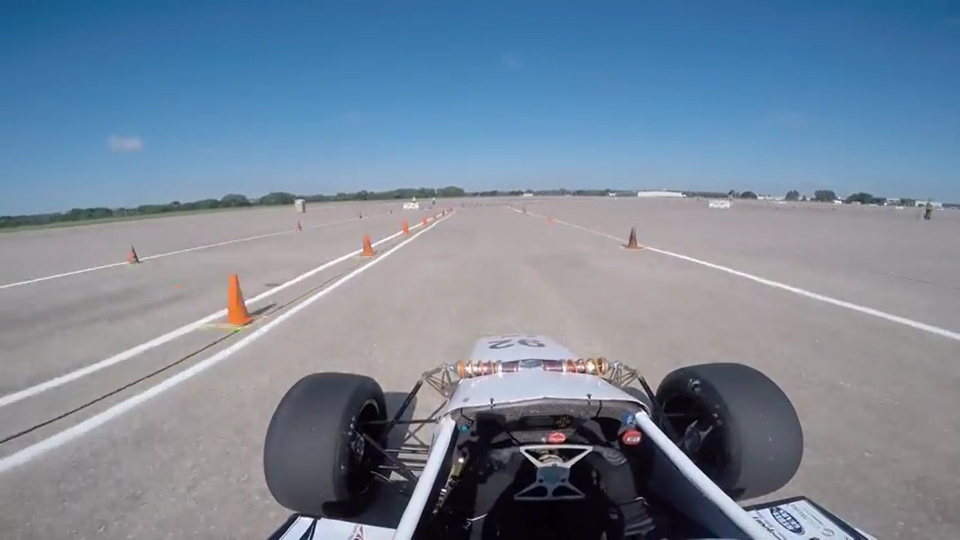
#> input picture FSnew.jpg, 1920 x 1080 px (shown at 1/2 size)
$ python Project+Formula+student+2.py
#> lines starting #> are read from the running program, lines starting #| are printed output that depends on the picture; after the words box and inside, x2 and y2 are one past the last pixel; in counts of white or black regions, pixels touching at a corner belong together

# coding: utf-8

# In[168]:

#importing some useful packages
import matplotlib.pyplot as plt
import matplotlib.image as mpimg
import numpy as np
import cv2
import math
get_ipython().magic('matplotlib inline')


# In[169]:


#reading in an image and turn it into grayscale
image = mpimg.imread('FSnew.jpg')
#> image is the input picture: shape (1080, 1920, 3); mean R, G, B 119.3, 135.3, 153.8
gray = cv2.cvtColor(image,cv2.COLOR_RGB2GRAY)
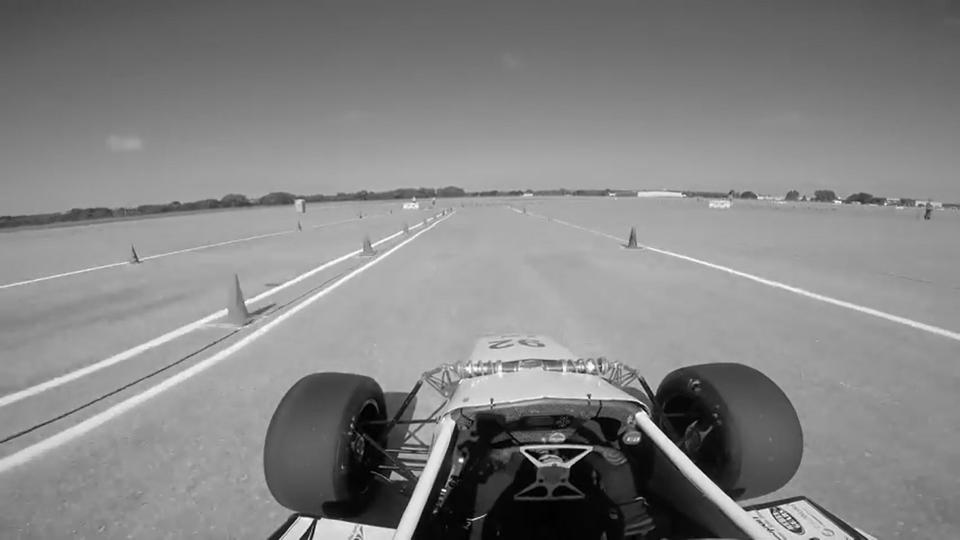
#> gray: shape (1080, 1920) (shown at 1/2 size); min 0, max 255, mean 132.7
#printing out some stats and plotting
print('This image is:', type(image), 'with dimensions:', image.shape)
#| This image is: <class 'numpy.ndarray'> with dimensions: (1080, 1920, 3)
plt.imshow(gray)  # if you wanted to show a single color channel image called 'gray', for example, call as plt.imshow(gray, cmap='gray')


# In[170]:

#Gaussian Blur and Canny!
kernel_size = 5
blur_gray = cv2.GaussianBlur(gray,(kernel_size, kernel_size),0)
low_threshold = 50
high_threshold = 150
edges = cv2.Canny(blur_gray, low_threshold, high_threshold)
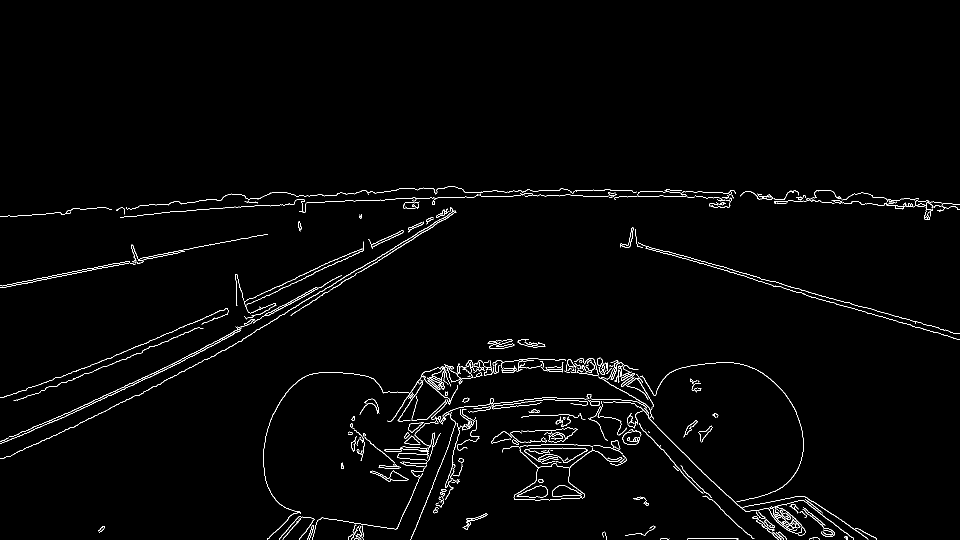
#> edges: shape (1080, 1920) (shown at 1/2 size); 1.6% white in thin lines or dots, all inside (x1, y1, x2, y2) = (0, 372, 1920, 1080)
plt.imshow(edges)


# In[171]:

# Next we'll create a masked edges image using cv2.fillPoly()
mask1 = np.zeros_like(edges)
mask2 = np.zeros_like(edges)

ignore_mask_color = 255
# # This time we are defining a four sided polygon to mask
imshape = image.shape
#> imshape = (1080, 1920, 3)
vertices = np.array([[(-600,imshape[0]),(800,400), (1500, 400), (imshape[1]+600,imshape[0])]], dtype=np.int32)
cv2.fillPoly(mask1, vertices, ignore_mask_color)
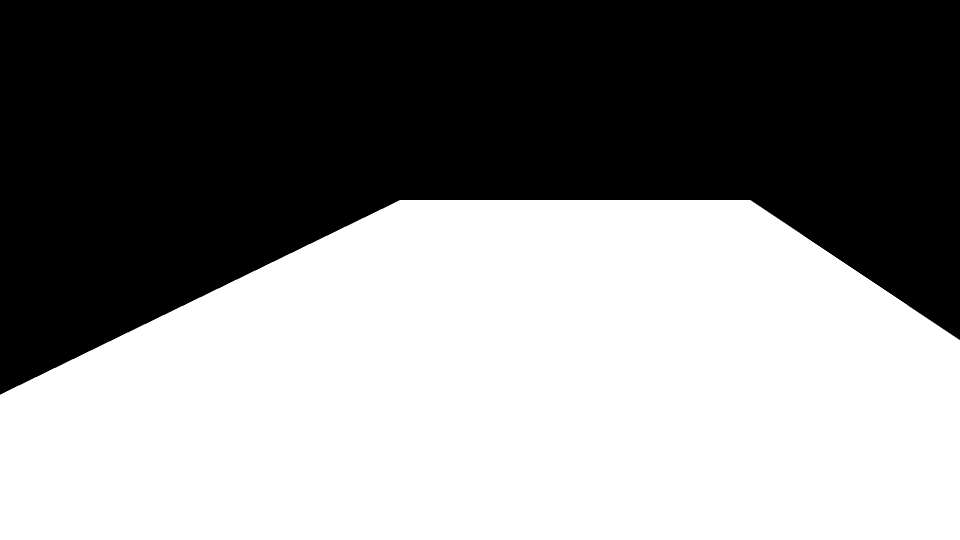
#> mask1: shape (1080, 1920) (shown at 1/2 size); 52.6% white; 1 black region, box (x1, y1, x2, y2) and area: (0, 0, 1920, 789) 982595

vertices2 = np.array([[(150,imshape[0]),(850,550), (1300, 550), (2100,imshape[0])]], dtype=np.int32)
cv2.fillPoly(mask2, vertices2, ignore_mask_color)
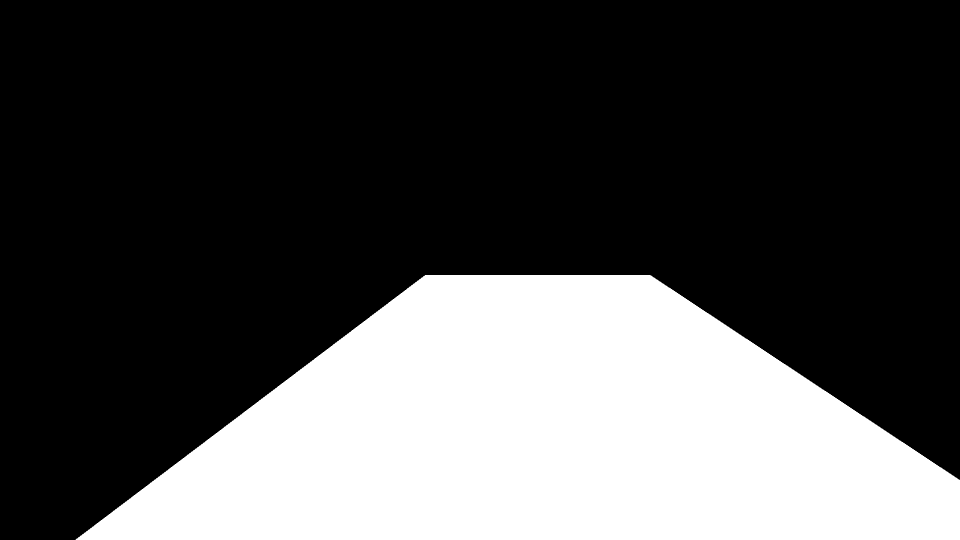
#> mask2: shape (1080, 1920) (shown at 1/2 size); 30.2% white; 1 white region, box (x1, y1, x2, y2) and area: (151, 550, 1920, 1080) 625320

mask2 = cv2.bitwise_not(mask2)
mask = cv2.bitwise_not(mask1+mask2)

masked_edges = cv2.bitwise_and(edges, mask)#masked_edges=edges+mask
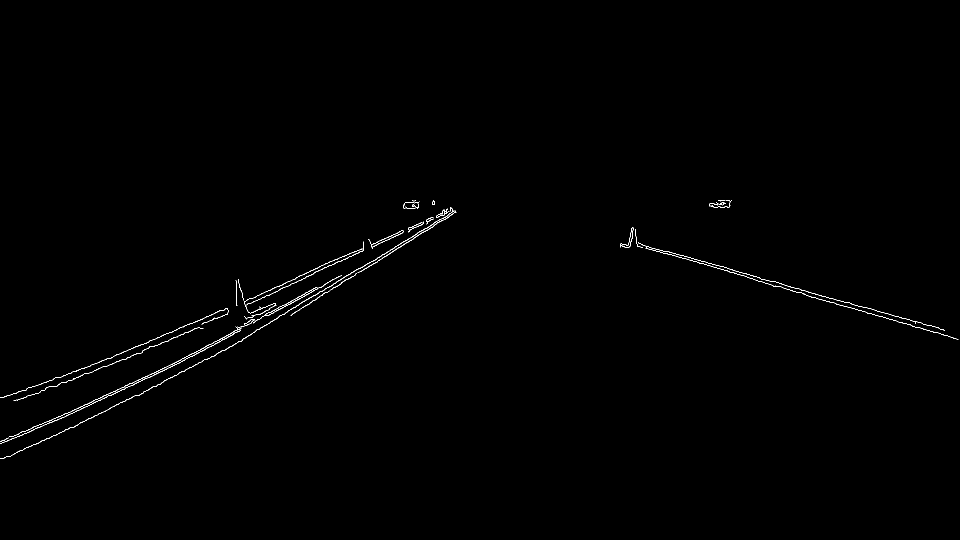
#> masked_edges: shape (1080, 1920) (shown at 1/2 size); values 0 (black) and 1 (white), 0.38% white in thin lines or dots, all inside (x1, y1, x2, y2) = (0, 400, 1917, 918)
# [7 lines of commented-out code are left out]
plt.imshow(masked_edges)
# plt.imshow(mask)


# In[172]:

# Define the Hough transform parameters
# Make a blank the same size as our image to draw on
rho = 1 # distance resolution in pixels of the Hough grid
theta = np.pi/180 # angular resolution in radians of the Hough grid
threshold = 1     # minimum number of votes (intersections in Hough grid cell)
min_line_length = 6 #minimum number of pixels making up a line
max_line_gap = 1.5    # maximum gap in pixels between connectable line segments
line_image = np.copy(image)*0 # creating a blank to draw lines on
#> line_image: shape (1080, 1920, 3); every value is 0

SloperightSum = 0  #weighted sum
YinterceptrightSum = 0 #weighted sum
SlopeleftSum = 0
YinterceptleftSum = 0

Numright = 0  #weight
Numleft = 0
# Run Hough on edge detected image
# Output "lines" is an array containing endpoints of detected line segments
lines = cv2.HoughLinesP(masked_edges, rho, theta, threshold, np.array([]),
                            min_line_length, max_line_gap)
#> lines = 315 rows, first 6: [571, 625, 588, 614], [645, 537, 675, 524], [1601, 579, 1647, 593], [639, 575, 674, 554], [434, 706, 444, 700], [1794, 633, 1803, 635]
# Iterate over the output "lines" and draw lines on a blank image
for line in lines:
    for x1,y1,x2,y2 in line:
        cv2.line(line_image,(x1,y1),(x2,y2),(255,0,0),10)
#> this loop made 315 passes
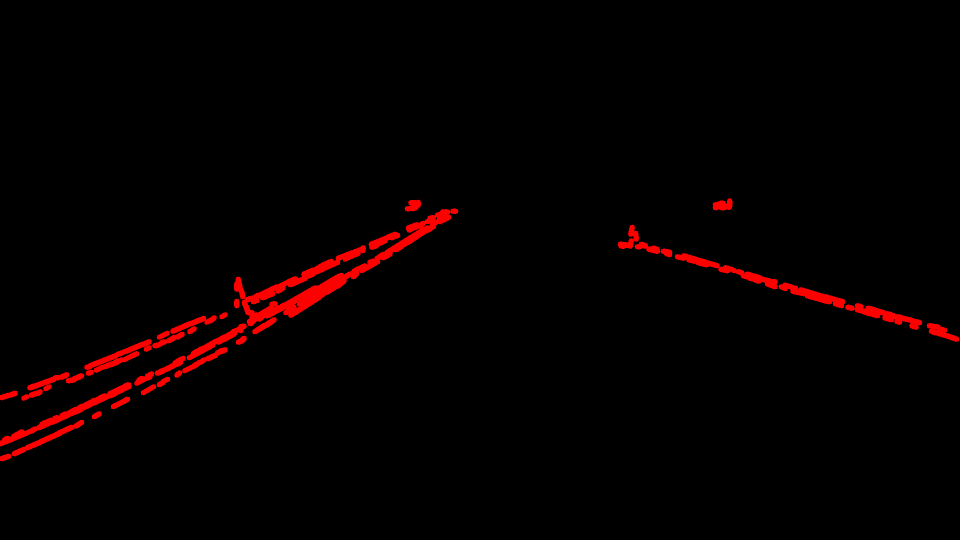
#> line_image: shape (1080, 1920, 3) (shown at 1/2 size); mean R, G, B 6, 0, 0
plt.imshow(line_image)

# [38 lines of commented-out code are left out]
imagefromeye = np.copy(image)
# Draw the lines on the edge image
lines_edges = cv2.addWeighted(imagefromeye, 0.8, line_image, 1, 0)
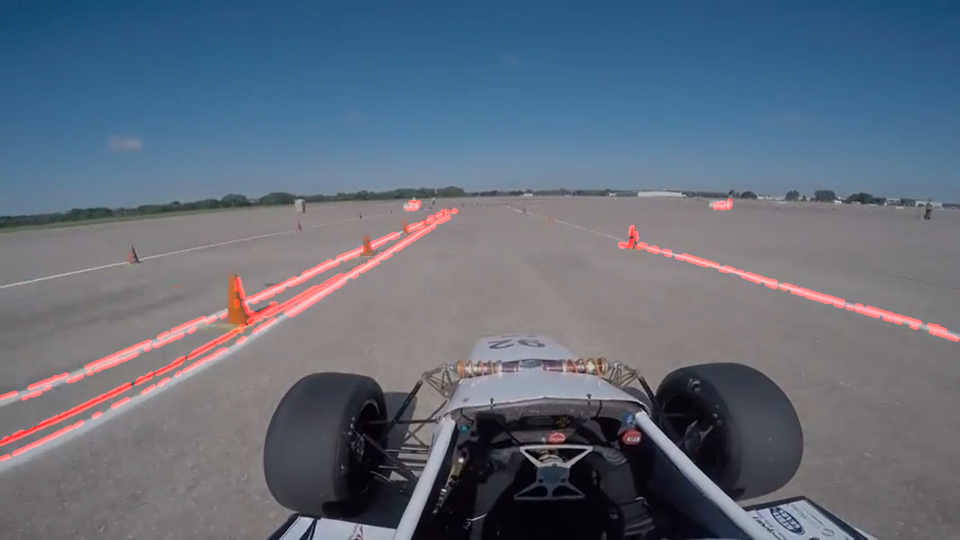
#> lines_edges: shape (1080, 1920, 3) (shown at 1/2 size); mean R, G, B 98, 108.3, 123
plt.imshow(lines_edges)


# In[ ]:


# In[ ]:
